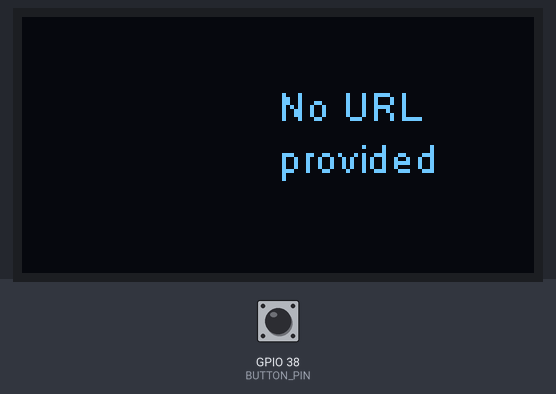
This program was run on a simulated ESP32. Shown: 128×64 one-colour display. Inputs (shaded band) come from the test bench; at power-on: GPIO 38 (BUTTON_PIN) HIGH. WiFi joins after 1.5 s; servers stay silent unless stated; what the program prints to the serial monitor is not drawn.

Above: at 4.6 s.
4.7 s: GPIO 38 (BUTTON_PIN) pulled LOW for 0.15 s
At 4.81 s:
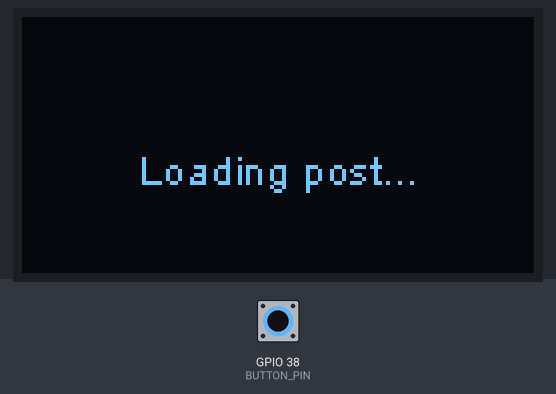
Timing chart, 0 to 7.7 s (numbered marks = the images above; inputs shaded):
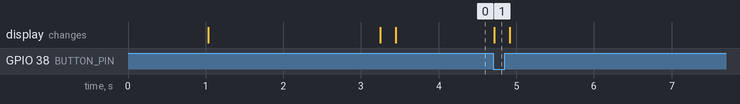

Measured:
- after the input at 4.7 s, the display: changes at once (image 1)

The program:

main.cpp
```cpp
#include <WiFi.h>
#include <HTTPClient.h>
#include "SSD1306Wire.h"
#include <ArduinoJson.h>
#include <qrcode.h>

#define OLED_SDA 21
#define OLED_SCL 22
#define SCREEN_WIDTH 128
#define SCREEN_HEIGHT 64
#define BUTTON_PIN 38

SSD1306Wire display(0x3c, OLED_SDA, OLED_SCL);

const char* ssid = "WIFI_SSID";
const char* password = "WIFI_PASS";

// Function declarations
String getHackerNewsPost(int index, const JsonDocument& topPostIDsJson);
void renderScreen(const char* title, const char* url);
void displayLoadingScreen(String message);

// Global variables
int currentPostIndex = 0;
volatile bool buttonPressedFlag = false;
JsonDocument topPostIDsJson;

void setup() {
  Serial.begin(115200);
  delay(1000);

  // Initialize OLED
  display.init();
  display.setContrast(255);
  display.flipScreenVertically();

  // Display loading message
  displayLoadingScreen("Connecting to wifi...");

  // Connect to Wi-Fi
  WiFi.begin(ssid, password);
  while (WiFi.status() != WL_CONNECTED) {
    delay(1000);
    Serial.println("Connecting to WiFi...");
  }

  Serial.println("Connected to WiFi");

  // Fetch the list of new stories
  HTTPClient http;
  http.begin("https://hacker-news.firebaseio.com/v0/newstories.json");
  int httpResponseCode = http.GET();

  if (httpResponseCode == HTTP_CODE_OK) {
    String topPostIDs = http.getString();
    JsonDocument doc;
    deserializeJson(doc, topPostIDs);
    topPostIDsJson = doc;
  }

  http.end();

  // Get the first post
  displayLoadingScreen("Loading post...");

  String post = getHackerNewsPost(currentPostIndex, topPostIDsJson);

  // Parse the JSON response
  JsonDocument doc;
  deserializeJson(doc, post);
  const char* title = doc["title"];
  const char* url = doc["url"];

  // Render the screen
  renderScreen(title, url);

  // Set up button interrupt
  pinMode(BUTTON_PIN, INPUT_PULLUP);
  attachInterrupt(digitalPinToInterrupt(BUTTON_PIN), [](){
    buttonPressedFlag = true;
  }, FALLING);
}

void loop() {
  if (buttonPressedFlag) {
    currentPostIndex = (currentPostIndex + 1) % 500;

    // Display loading message
    displayLoadingScreen("Loading post...");

    // Fetch the next post
    String post = getHackerNewsPost(currentPostIndex, topPostIDsJson);

    // Parse the JSON response
    Serial.println("Parsing JSON response");
    JsonDocument doc;
    deserializeJson(doc, post);
    const char* title = doc["title"];
    const char* url = doc["url"];

    // Render the screen
    renderScreen(title, url);

    buttonPressedFlag = false;
  }
}

String getHackerNewsPost(int index, const JsonDocument& topPostIDsJson) {
  Serial.println("Fetching post with index: " + String(index));
  HTTPClient http;
  String response = "";

  String postID = topPostIDsJson[index].as<String>();
  String apiUrl = "https://hacker-news.firebaseio.com/v0/item/" + postID + ".json";

  http.begin(apiUrl);
  int httpResponseCode = http.GET();

  if (httpResponseCode == HTTP_CODE_OK) {
    response = http.getString();
  }

  http.end();
  // Print response to serial for debug purposes
  Serial.println(response);
  return response;
}

void renderScreen(const char* title, const char* url) {
  Serial.println("Rendering screen with title: " + String(title) + " and url: " + String(url));
  // Display the post on the OLED screen
  display.clear();
  display.setFont(ArialMT_Plain_10);
  display.setTextAlignment(TEXT_ALIGN_LEFT);
  //display.drawString(0, 0, "Top HackerNews Post:");
  display.drawStringMaxWidth(0, 0, 64, title);

  if (url != nullptr) {
    if (strlen(url) > 77) {
      display.drawStringMaxWidth(64, 16, 64, "Provided URL is too long");
    } else {
      // generate QR code
      QRCode qrcode;
      uint8_t qrcodeData[qrcode_getBufferSize(3)];
      qrcode_initText(&qrcode, qrcodeData, 3, 0, (const char*)url);
      // Draw the qr code with 2x2 pixels using setPixelColor
      for (uint8_t y = 0; y < qrcode.size; y++) {
        for (uint8_t x = 0; x < qrcode.size; x++) {
          if (qrcode_getModule(&qrcode, x, y)) {
            display.setPixelColor((x*2)+64, y*2, WHITE);
            display.setPixelColor((x*2)+64+1, y*2, WHITE);
            display.setPixelColor((x*2)+64, y*2+1, WHITE);
            display.setPixelColor((x*2)+64+1, y*2+1, WHITE);
          }
        }
      }
    }
  } else {
    display.drawStringMaxWidth(64, 16, 64, "No URL provided");
  }

  display.display();
}

void displayLoadingScreen(String message) {
  // Display loading message with custom message
  display.clear();
  display.setFont(ArialMT_Plain_10);
  display.setTextAlignment(TEXT_ALIGN_CENTER);
  display.drawString(SCREEN_WIDTH/2, SCREEN_HEIGHT/2, message);
  display.display();
}
```
